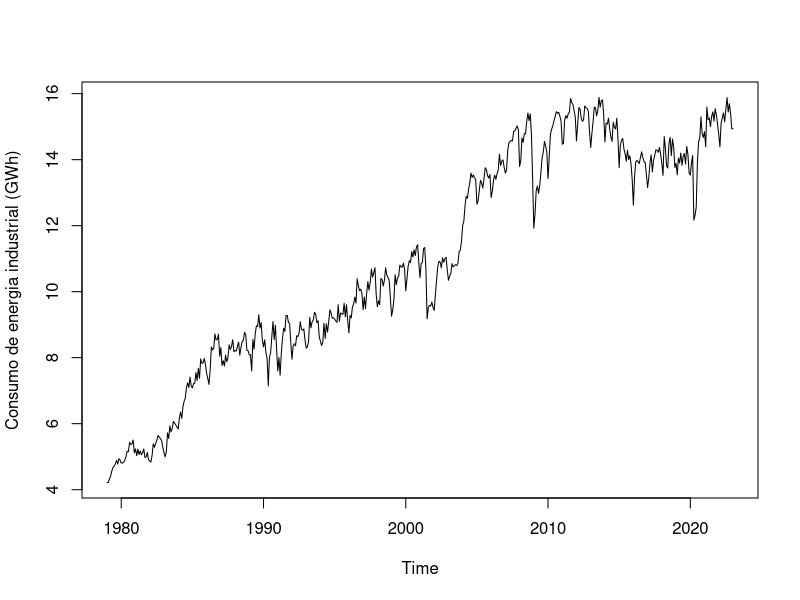
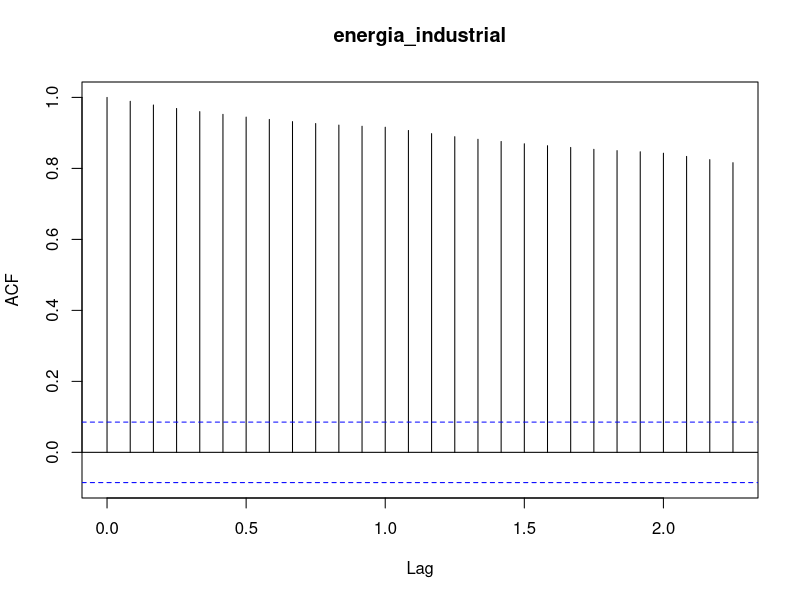
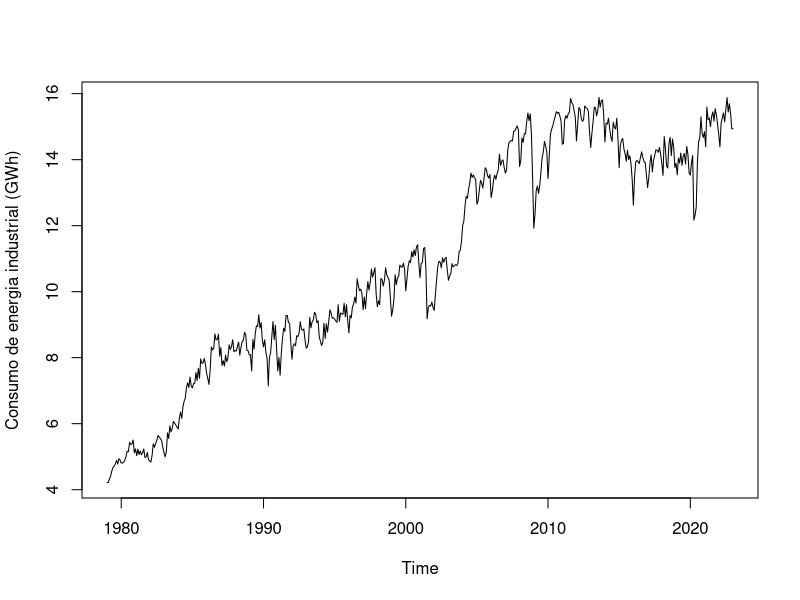
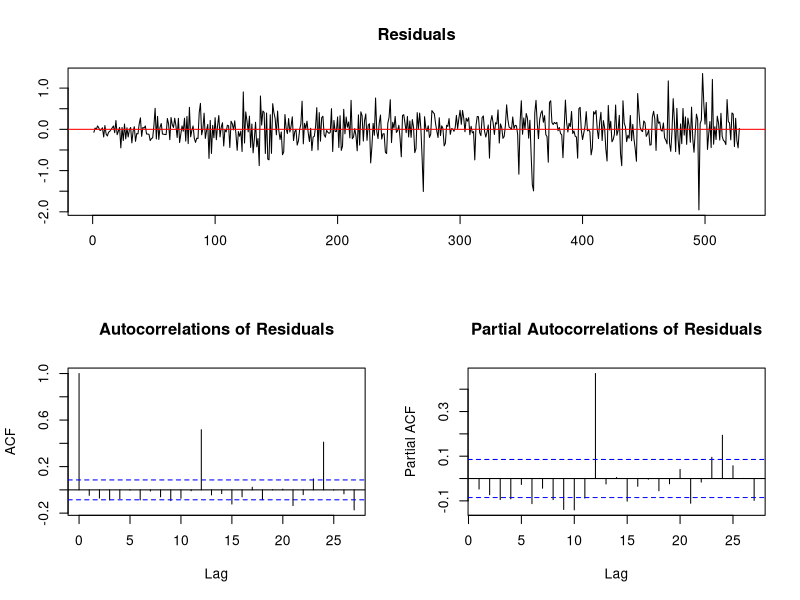
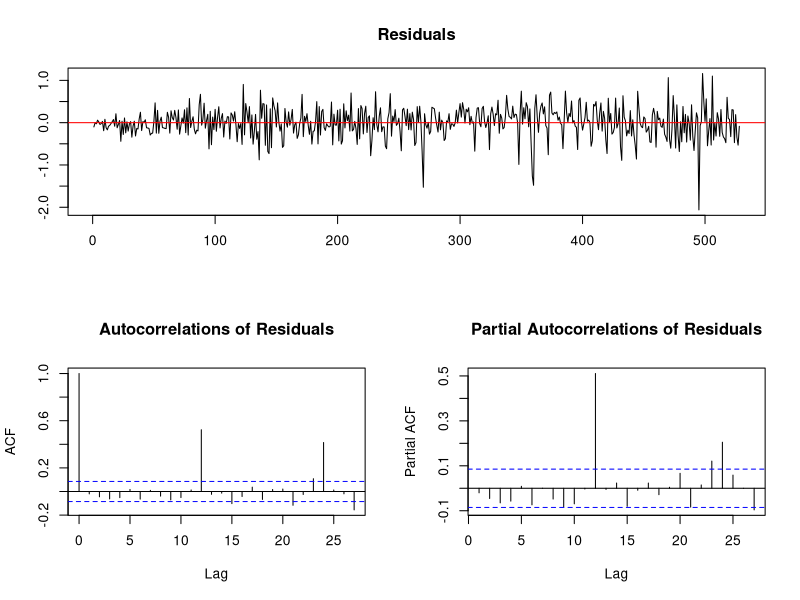
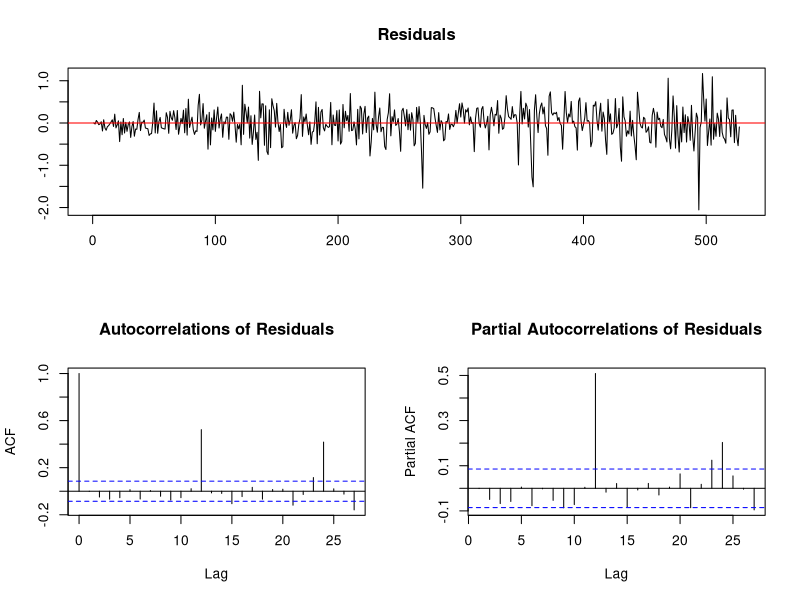
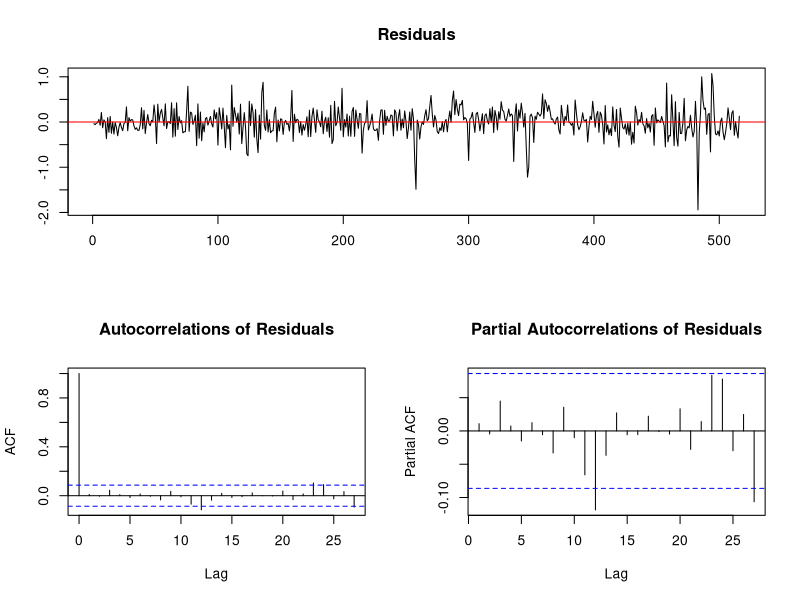
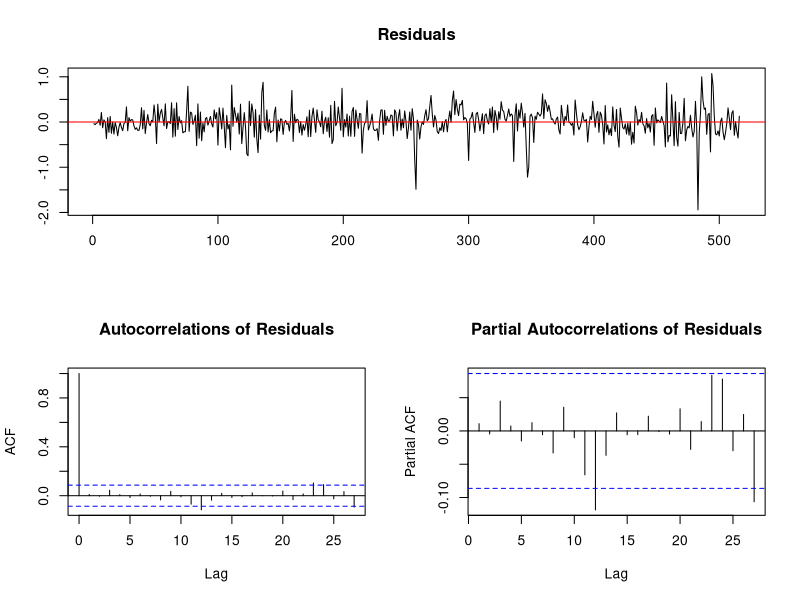

These figures' R source, in order:
## ---- chunk 1
knitr::opts_chunk$set(echo = TRUE)
## ---- chunk 2
library(readxl)

energ=read_excel('energia_industrial.xlsx')

energ = ts(energ[,2],start=c(1979,1),freq=12)

plot(energ,ylab='Consumo de energia industrial (GWh)')
acf(energ)

#Primeira Diferença
denerg=diff(energ)


## ---- chunk 3
library(readxl)

energ=read_excel('energia_industrial.xlsx')

y = ts(energ[,2],start=c(1979,1),freq=12)

plot(y,ylab='Consumo de energia industrial (GWh)')

## ---- chunk 4
#install.packages('urca')
library(urca)

#Modelo com constante

energ.df1 =ur.df(y,type='drift',lags=0)
summary(energ.df1)

plot(energ.df1)

## ---- chunk 5
energ.df1=ur.df(y,type='trend',lags=0)
plot(energ.df1)

energ.df2=ur.df(y,type='trend',lags=1)
plot(energ.df2)
summary(energ.df2)

energ.df2=ur.df(y,type='trend',lags=12,selectlags = 'AIC')
plot(energ.df2)
summary(energ.df2)

energ.df2=ur.df(y,type='trend',lags=12,selectlags = 'BIC')
plot(energ.df2)
summary(energ.df2)

energ.df3=ur.df(y,type='drift',lags=12,selectlags = 'BIC')
plot(energ.df3)
summary(energ.df3)

energ.df4=ur.df(y,type='none',lags=12,selectlags='BIC')
plot(energ.df4)
summary(energ.df4)

#teste em relação a variação do câmbio
denerg=diff(y)

plot(denerg)

denerg.df=ur.df(denerg,type='none',lags=0)
plot(denerg.df)
summary(denerg.df)

denerg.df1=ur.df(denerg,type='none',lags=24,selectlags='BIC')
plot(denerg.df1)
summary(denerg.df1)
## ---- chunk 6
#Série IPCA
#modelo com constante
library(urca)

energ.pp = ur.pp(y,type='Z-tau',model='constant',lags='short')
plot(energ.pp)
summary(energ.pp)

y.pp = ur.pp(y,type='Z-alpha',model='constant',lags='short')
plot(y.pp)
summary(y.pp)

## ---- chunk 7
#Modelo com constante e tendência

energ.pp1= ur.pp(y, type='Z-tau',model='trend',lags='short')
plot(energ.pp1)
summary(energ.pp1)

energ.pp2=ur.pp(y,type='Z-tau',model='constant',lags='short')
summary(energ.pp2)
## ---- chunk 8
#Energia Industrial
energ.kpss=ur.kpss(y,type='mu',lags='short')
plot(energ.kpss)

summary(energ.kpss)
## ---- chunk 9
#Energia Industrial

energ.kpss1=ur.kpss(y,type='tau',lags='long')
plot(energ.kpss1)
summary(energ.kpss1)

energ.kpss2=ur.kpss(y,type='mu',lags='long')
plot(energ.kpss2)
summary(energ.kpss2)
